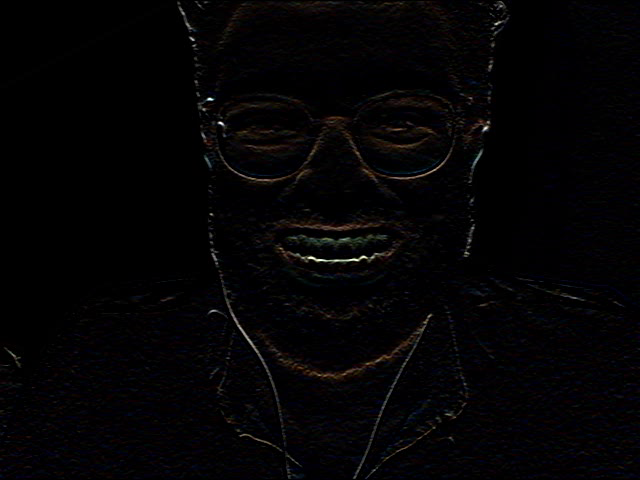
#> input picture frame 5 of outpy.avi, 640 x 480 px, given in place of the camera
$ python 1.3b.py   (older library calls are emulated)
#> lines starting #> are read from the running program, lines starting #| are printed output that depends on the picture; after the words box and inside, x2 and y2 are one past the last pixel; in counts of white or black regions, pixels touching at a corner belong together
import cv2
import numpy as np

k1 = np.array([[-1, -1, -1], [0, 0, 0], [1, 1, 1]])
k2 = np.array([[-1, 0, 1], [-1, 0, 1], [-1, 0, 1]])
cap = cv2.VideoCapture(0)
frame_width = int(cap.get(3))
frame_height = int(cap.get(4))
out = cv2.VideoWriter('outpy.avi', cv2.VideoWriter_fourcc('M', 'J', 'P', 'G'), 10, (frame_width, frame_height))

while cap.isOpened():
    ret, frame = cap.read()
#> frame is the input picture: shape (480, 640, 3); mean B, G, R 4.3, 3.2, 4
    if ret == True:
        frame1 = cv2.Canny(frame, 100, 200)
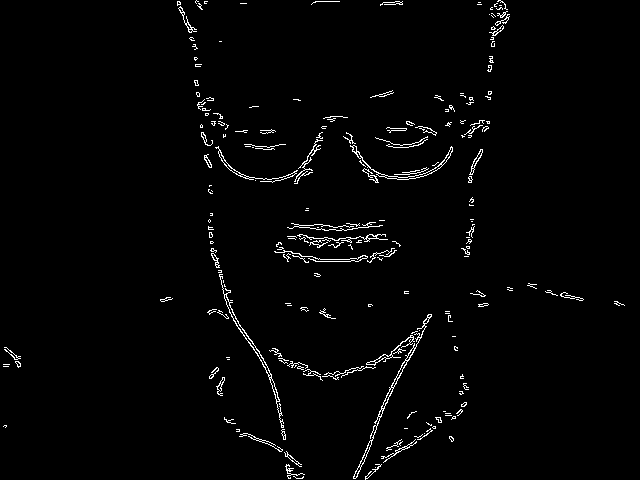
#> frame1: shape (480, 640); 1.9% white in thin lines or dots
        img_sobelx = cv2.Sobel(frame, cv2.CV_8U, 1, 0, ksize=5)
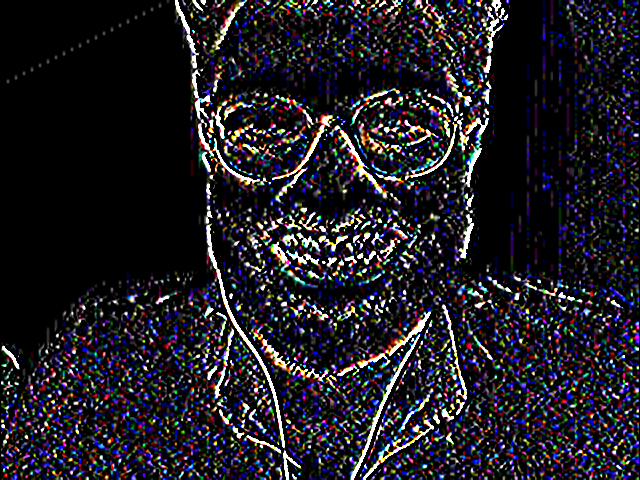
#> img_sobelx: shape (480, 640, 3); mean B, G, R 36.1, 29.1, 31.4
        img_sobely = cv2.Sobel(frame, cv2.CV_8U, 0, 1, ksize=5)
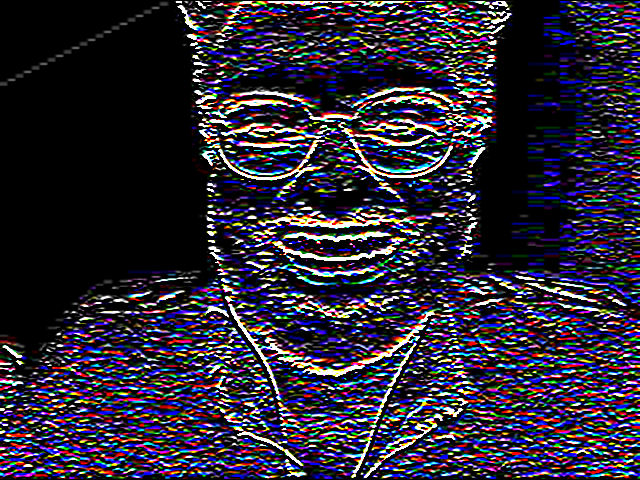
#> img_sobely: shape (480, 640, 3); mean B, G, R 54.2, 39.8, 44.3
        frame2 = img_sobelx + img_sobely
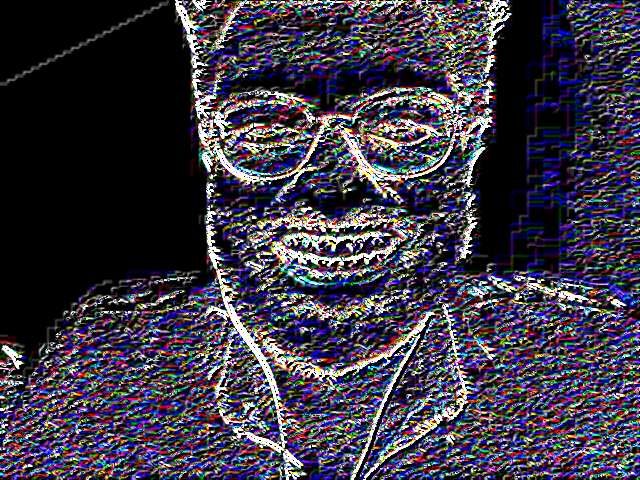
#> frame2: shape (480, 640, 3); mean B, G, R 68.6, 54.9, 59.5
        frame3 = cv2.filter2D(frame, -1, k2)
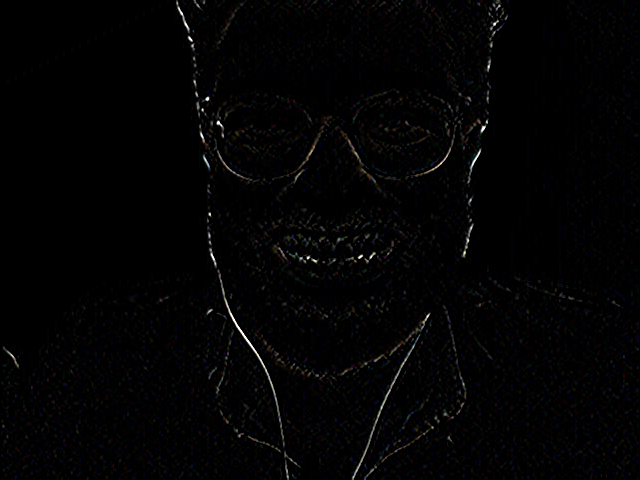
#> frame3: shape (480, 640, 3); mean B, G, R 3.3, 2.9, 3.1
        frame4 = cv2.filter2D(frame, -1, k1)
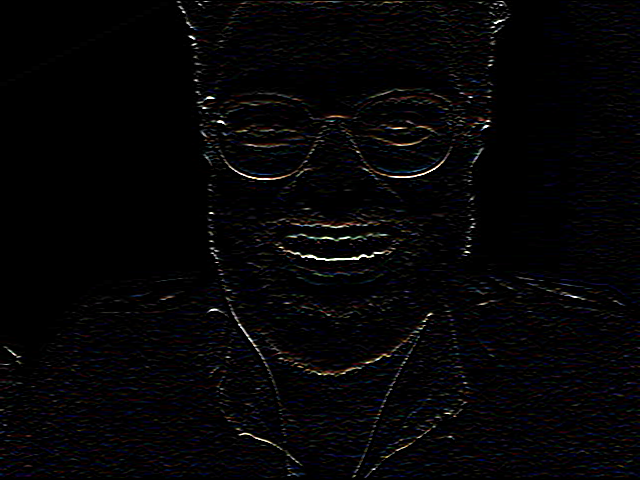
#> frame4: shape (480, 640, 3); mean B, G, R 6, 4.8, 5.3
        cv2.imshow('frame', frame4)
        out.write(frame)
        # [6 lines of commented-out code are left out]
        key = cv2.waitKey(27)
#> (key q is pressed here)
        if key == ord('q'):
            break
        # elif key == ord('s'):
        #     out.write(frame)
    else:
        break

$ run again, starting later in the video
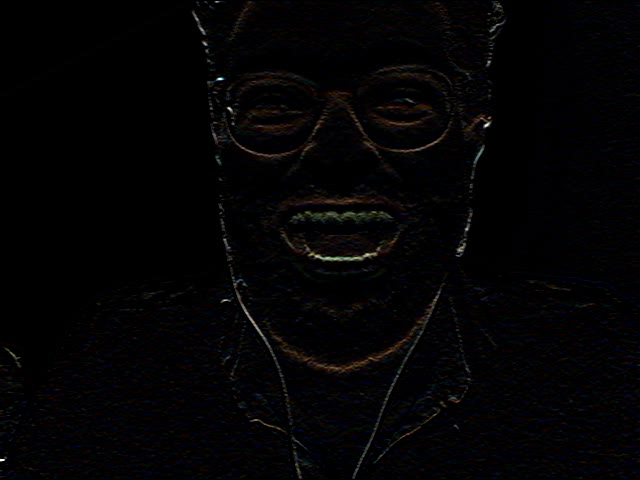
#> input picture frame 24 of outpy.avi, 640 x 480 px, given in place of the camera
#> frame is the input picture: shape (480, 640, 3); mean B, G, R 4.1, 2.9, 3.8
#> `frame1 = cv2.Canny(frame, 100, 200)`:
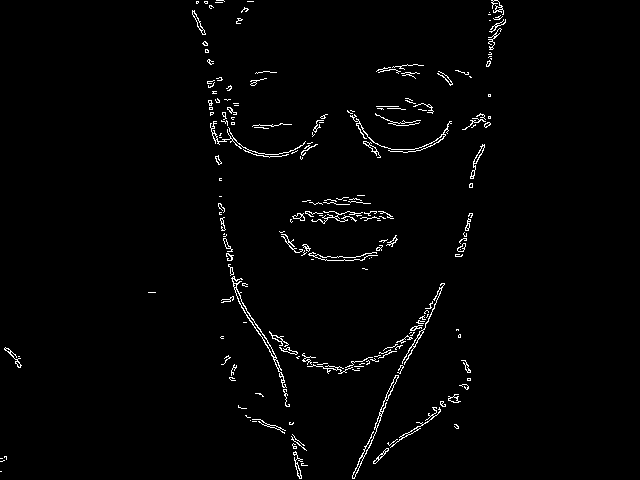
#> frame1: shape (480, 640); 1.8% white in thin lines or dots, all inside (x1, y1, x2, y2) = (0, 0, 506, 479)
#> `frame4 = cv2.filter2D(frame, -1, k1)`:
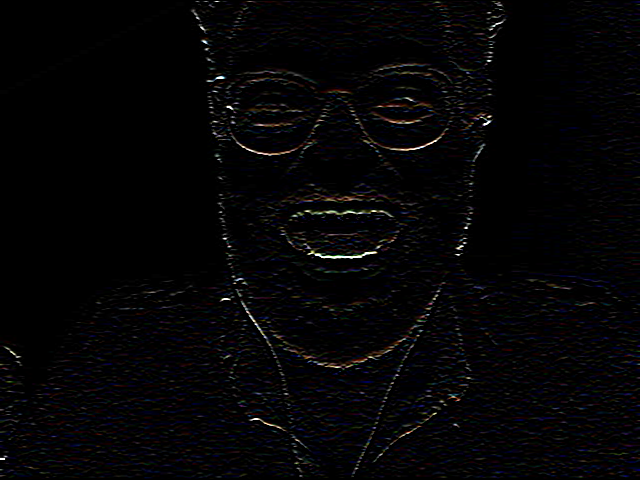
#> frame4: shape (480, 640, 3); mean B, G, R 5.5, 4.3, 4.8

$ run again, starting later in the video
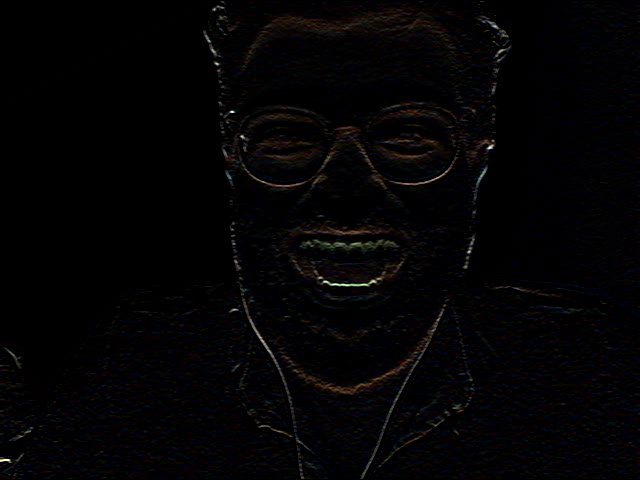
#> input picture frame 44 of outpy.avi, 640 x 480 px, given in place of the camera
#> frame is the input picture: shape (480, 640, 3); mean B, G, R 4.2, 3.1, 4.1
#> `frame1 = cv2.Canny(frame, 100, 200)`:
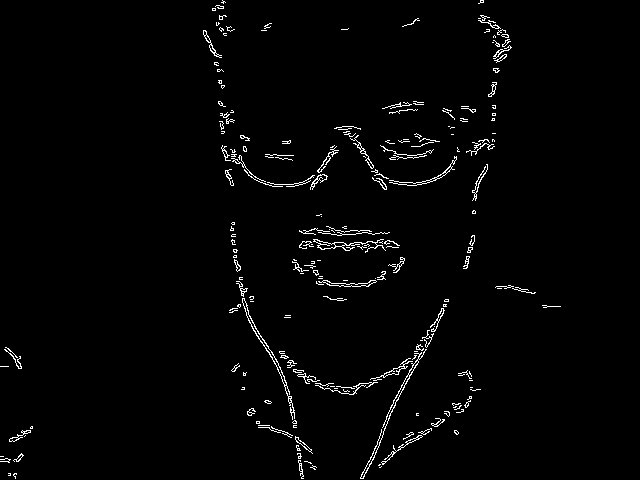
#> frame1: shape (480, 640); 1.9% white in thin lines or dots, all inside (x1, y1, x2, y2) = (0, 0, 561, 479)
#> `frame4 = cv2.filter2D(frame, -1, k1)`:
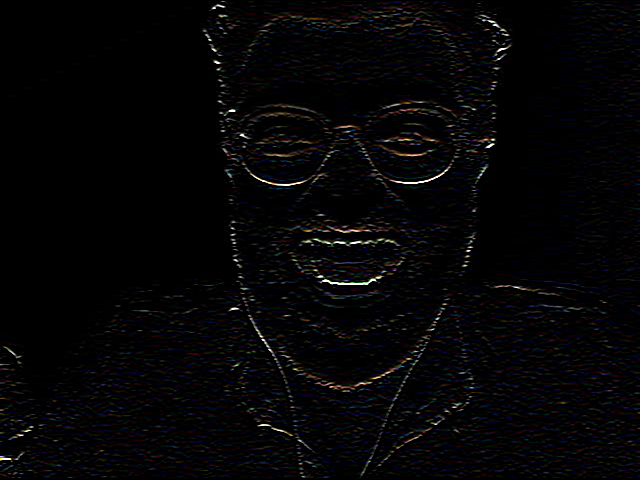
#> frame4: shape (480, 640, 3); mean B, G, R 5.8, 4.7, 5.2
